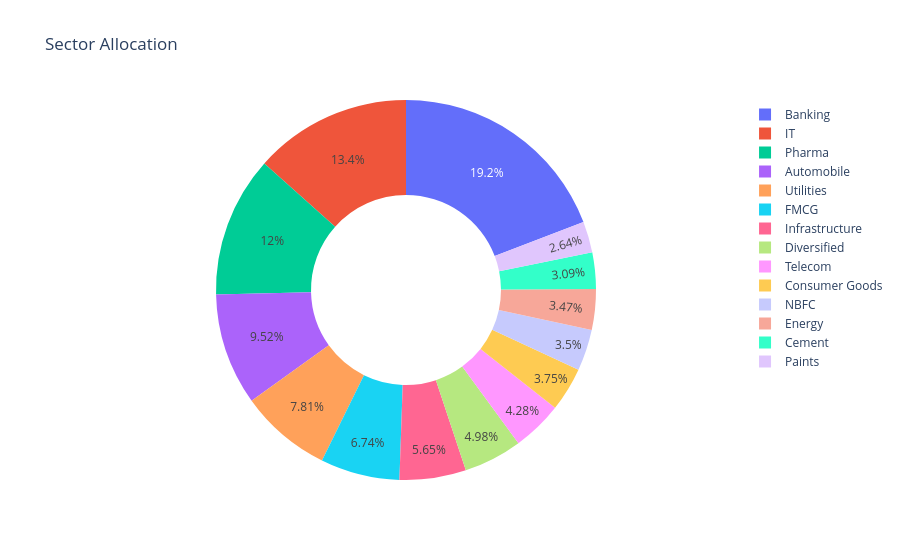
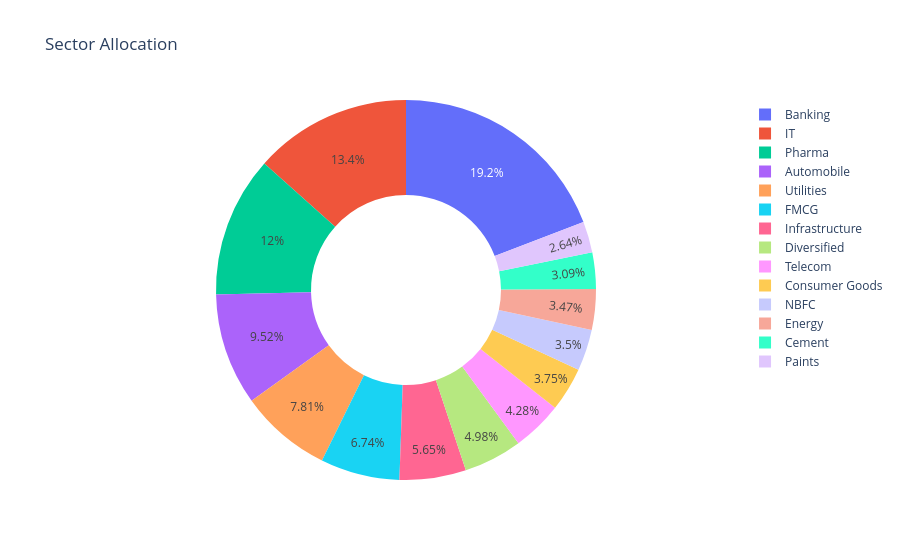

Notebook code cell kept with these figures, in order:
### Code cell
import plotly.express as px

sector = (
    holdings
    .groupby("sector")["weight_pct"]
    .sum()
    .reset_index()
)

fig = px.pie(
    sector,
    values="weight_pct",
    names="sector",
    hole=0.5,
    title="Sector Allocation"
)

fig.show()

plt.savefig("../reports/charts/sector allocation.png")
fig.show()

### Figure 1 — Plotly figure (JSON) as saved in the notebook; plotly's stock layout.template omitted (floating-point values rounded to 4 significant figures)
{"data": [{"domain": {"x": [0, 1], "y": [0, 1]}, "hole": 0.5, "hovertemplate": "sector=%{label}<br>weight_pct=%{value}<extra></extra>", "labels": ["Automobile", "Banking", "Cement", "Consumer Goods", "Diversified", "Energy", "FMCG", "IT", "Infrastructure", "NBFC", "Paints", "Pharma", "Telecom", "Utilities"], "legendgroup": "", "name": "", "showlegend": true, "type": "pie", "values": [323.6, 652.3, 105.0, 127.6, 169.2, 117.9, 229.1, 455.5, 192.2, 119.1, 89.86, 407.4, 145.6, 265.5]}], "layout": {"legend": {"tracegroupgap": 0}, "title": {"text": "Sector Allocation"}}}

### Figure 2 — Plotly figure (JSON) as saved in the notebook; plotly's stock layout.template omitted (floating-point values rounded to 4 significant figures)
{"data": [{"domain": {"x": [0, 1], "y": [0, 1]}, "hole": 0.5, "hovertemplate": "sector=%{label}<br>weight_pct=%{value}<extra></extra>", "labels": ["Automobile", "Banking", "Cement", "Consumer Goods", "Diversified", "Energy", "FMCG", "IT", "Infrastructure", "NBFC", "Paints", "Pharma", "Telecom", "Utilities"], "legendgroup": "", "name": "", "showlegend": true, "type": "pie", "values": [323.6, 652.3, 105.0, 127.6, 169.2, 117.9, 229.1, 455.5, 192.2, 119.1, 89.86, 407.4, 145.6, 265.5]}], "layout": {"legend": {"tracegroupgap": 0}, "title": {"text": "Sector Allocation"}}}
